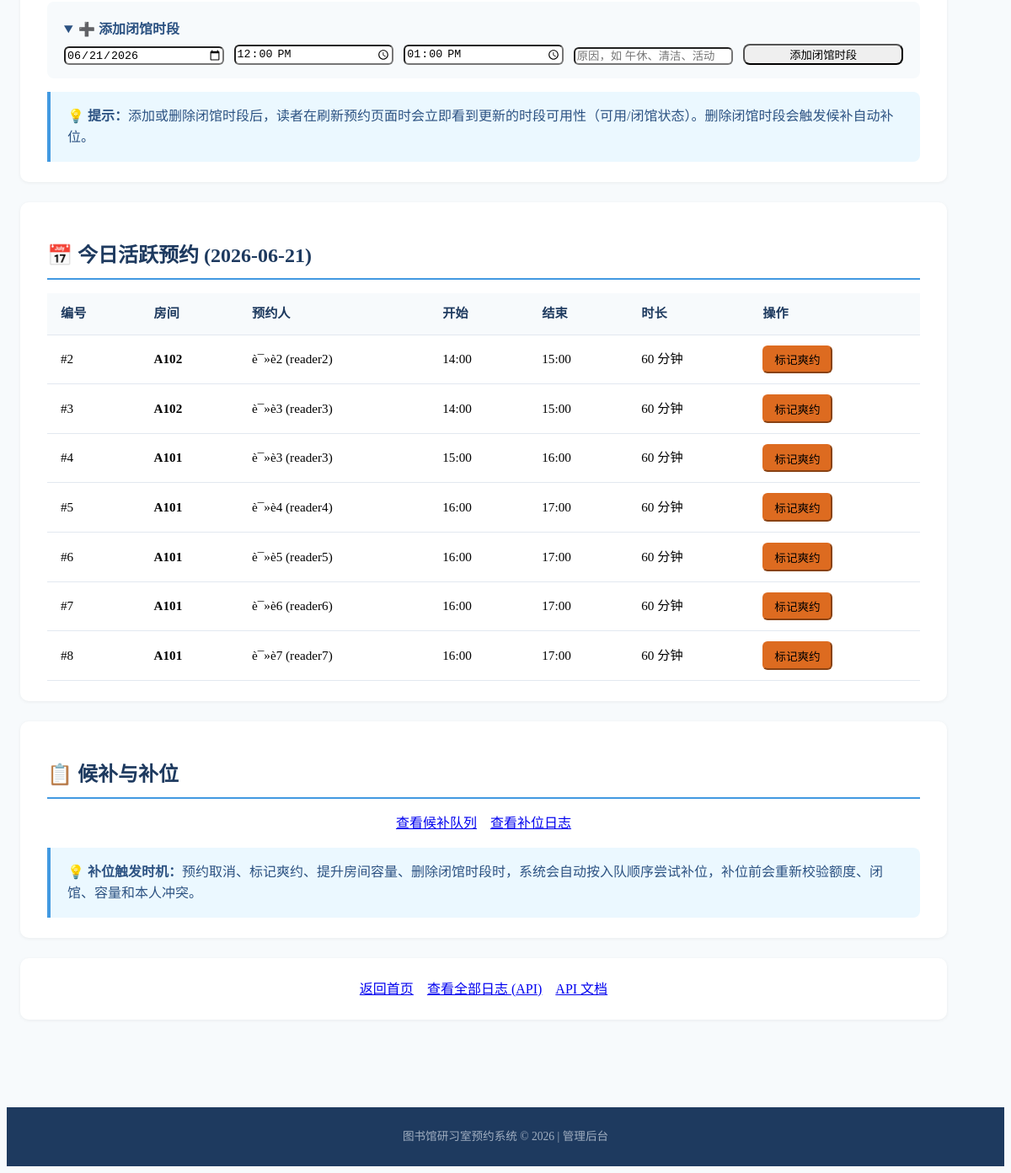
/admin (lower part), run on an earlier commit of the app's database.
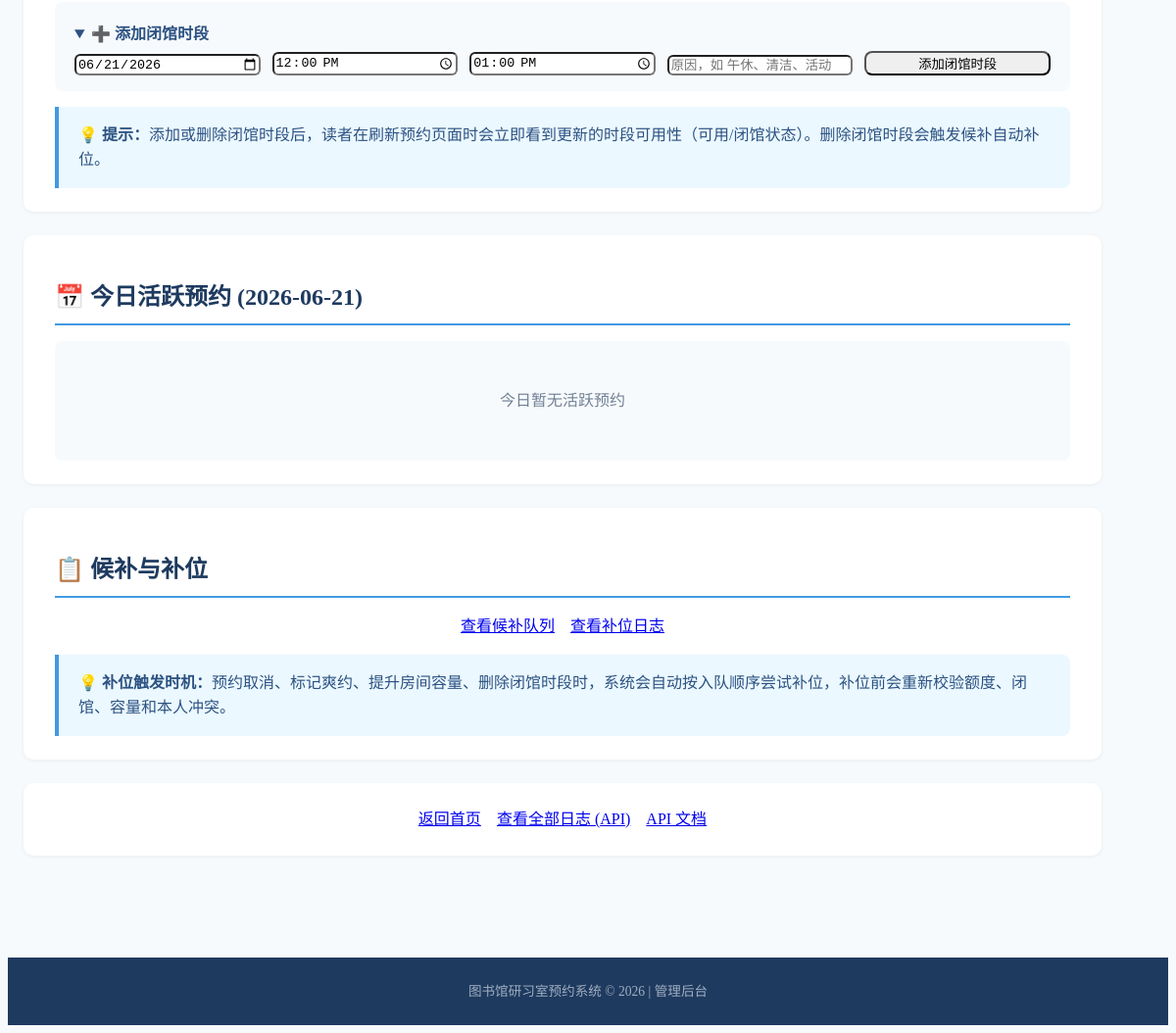
And on a later commit of the database.
### models.py (models this page shows)
class Booking(Base):
    __tablename__ = "bookings"
    id = Column(Integer, primary_key=True, index=True)
    room_id = Column(Integer, ForeignKey("rooms.id"), nullable=False)
    user_id = Column(String(100), nullable=False, index=True)
    user_name = Column(String(100), nullable=False)
    start_time = Column(DateTime, nullable=False, index=True)
    end_time = Column(DateTime, nullable=False, index=True)
    status = Column(String(20), nullable=False, default="active")
    created_at = Column(DateTime, default=datetime.now)
    room = relationship("Room", back_populates="bookings")
    logs = relationship("BookingLog", back_populates="booking")

class Room(Base):
    __tablename__ = "rooms"
    id = Column(Integer, primary_key=True, index=True)
    name = Column(String(100), nullable=False)
    capacity = Column(Integer, nullable=False, default=1)
    is_active = Column(Boolean, default=True)
    description = Column(String(500), nullable=True)
    bookings = relationship("Booking", back_populates="room")
    waitlist_entries = relationship("WaitlistEntry", back_populates="room", order_by="WaitlistEntry.created_at")

### main.py (the view)
@app.get("/admin", response_class=HTMLResponse)
async def admin_panel(
    request: Request,
    db: Session = Depends(get_db)
):
    rooms = db.query(Room).order_by(Room.id).all()
    closed_periods = db.query(ClosedPeriod).order_by(ClosedPeriod.date, ClosedPeriod.start_time).all()
    today = date.today().strftime("%Y-%m-%d")
    today_start = datetime.strptime(f"{today} 00:00", "%Y-%m-%d %H:%M")
    today_end = today_start + timedelta(days=1)
    today_bookings = db.query(Booking).filter(
        Booking.status == "active",
        Booking.start_time >= today_start,
        Booking.start_time < today_end
    ).order_by(Booking.start_time).all()
    return templates.TemplateResponse("admin.html", {
        "request": request,
        "rooms": rooms,
        "closed_periods": closed_periods,
        "today_bookings": today_bookings,
        "today": today
    })

### templates/admin.html (shortened to what the changed rows need)
<!DOCTYPE html>
<html lang="zh-CN">
<head>
    <link rel="stylesheet" href="https://cdn.jsdelivr.net/npm/@picocss/pico@1/css/pico.min.css">
    <link rel="stylesheet" href="/static/style.css">
</head>
<body>
    <main class="container">
        {% if show_waitlist_tab %}
        <section>
            <h2>📋 候补队列</h2>
            <form method="get" action="/admin/waitlist" class="form-inline" style="margin-bottom:1rem;">
                <div>
                    <label for="filter_room">按房间筛选</label>
                    <select id="filter_room" name="room_id" onchange="this.form.submit()">
                        <option value="">全部房间</option>
                        {% for room in rooms %}
                        <option value="{{ room.id }}" {% if filter_room_id and filter_room_id == room.id %}selected{% endif %}>
                            {{ room.name }}
                        </option>
                        {% endfor %}
                    </select>
                </div>
            </form>
            {% if waitlist_entries %}
            <div class="table-container">
                <table>
                    <thead>
                        <tr>
                            <th>编号</th>
                            <th>房间</th>
                            <th>候补人</th>
                            <th>日期</th>
                            <th>候补时段</th>
                            <th>时长</th>
                            <th>排队位置</th>
                            <th>加入时间</th>
                        </tr>
                    </thead>
                    <tbody>
                        {% for we in waitlist_entries %}
                        {% set entry = we.entry %}
                        <tr>
                            <td>#{{ entry.id }}</td>
                            <td><strong>{{ entry.room.name }}</strong></td>
                            <td>{{ entry.user_name }} ({{ entry.user_id }})</td>
                            <td>{{ entry.start_time.strftime('%Y-%m-%d') }}</td>
                            <td>{{ entry.start_time.strftime('%H:%M') }} - {{ entry.end_time.strftime('%H:%M') }}</td>
                            <td>
                                {% set delta = (entry.end_time - entry.start_time).total_seconds() / 60 %}
                                {{ '%d' | format(delta) }} 分钟
                            </td>
                            <td><strong class="position-num">第 {{ we.position }} 位</strong></td>
                            <td class="small muted">{{ entry.created_at.strftime('%Y-%m-%d %H:%M') }}</td>
                        </tr>
                        {% endfor %}
                    </tbody>
                </table>
            </div>
            {% else %}
            <div class="empty-state">
                <p class="muted">当前无等待中的候补</p>
            </div>
            {% endif %}
            <div class="quick-links" style="margin-top:1rem;">
                <a href="/admin" role="button" class="secondary">返回管理后台</a>
                <a href="/admin/fill-logs" role="button" class="secondary">查看补位日志</a>
            </div>
        </section>
        {% else %}
        <section>
            <h2>📅 今日活跃预约 ({{ today }})</h2>
            {% if today_bookings %}
            <div class="table-container">
                <table>
                    <thead>
                        <tr>
                            <th>编号</th>
                            <th>房间</th>
                            <th>预约人</th>
                            <th>开始</th>
                            <th>结束</th>
                            <th>时长</th>
                            <th>操作</th>
                        </tr>
                    </thead>
                    <tbody>
                        {% for b in today_bookings %}
                        <tr>
                            <td>#{{ b.id }}</td>
                            <td><strong>{{ b.room.name }}</strong></td>
                            <td>{{ b.user_name }} ({{ b.user_id }})</td>
                            <td>{{ b.start_time.strftime('%H:%M') }}</td>
                            <td>{{ b.end_time.strftime('%H:%M') }}</td>
                            <td>
                                {% set delta = (b.end_time - b.start_time).total_seconds() / 60 %}
                                {{ '%d' | format(delta) }} 分钟
                            </td>
                            <td>
                                <form method="post" action="/admin/booking/no_show/{{ b.id }}" onsubmit="return confirm('确定将此预约标记为爽约/未到吗？');">
                                    <button type="submit" class="small-btn" style="background: var(--warn-color); border-color: var(--warn-color);">
                                        标记爽约
                                    </button>
                                </form>
                            </td>
                        </tr>
                        {% endfor %}
                    </tbody>
                </table>
            </div>
            {% else %}
            <div class="empty-state">
                <p class="muted">今日暂无活跃预约</p>
            </div>
            {% endif %}
        </section>
        <section>
            <h2>📋 候补与补位</h2>
        </section>
        {% endif %}
    </main>
</body>
</html>

What changed in the data, as far as the page shows it:
no longer on this page (row edited): Booking: id "2", room.name "A102", user_name "è¯»è 2", user_id "reader2", start_time "14:00", end_time "15:00", delta "60"
removed Booking: id "3", room.name "A102", user_name "è¯»è 3", user_id "reader3", start_time "14:00", end_time "15:00", delta "60"
removed Booking: id "4", room.name "A101", user_name "è¯»è 3", user_id "reader3", start_time "15:00", end_time "16:00", delta "60"
removed Booking: id "5", room.name "A101", user_name "è¯»è 4", user_id "reader4", start_time "16:00", end_time "17:00", delta "60"
removed Booking: id "6", room.name "A101", user_name "è¯»è 5", user_id "reader5", start_time "16:00", end_time "17:00", delta "60"
removed Booking: id "7", room.name "A101", user_name "è¯»è 6", user_id "reader6", start_time "16:00", end_time "17:00", delta "60"
removed Booking: id "8", room.name "A101", user_name "è¯»è 7", user_id "reader7", start_time "16:00", end_time "17:00", delta "60"
Also different on the page:
text no longer shown: "编号 房间 预约人 开始 结束 时长 操作"
text now shown: "今日暂无活跃预约"
